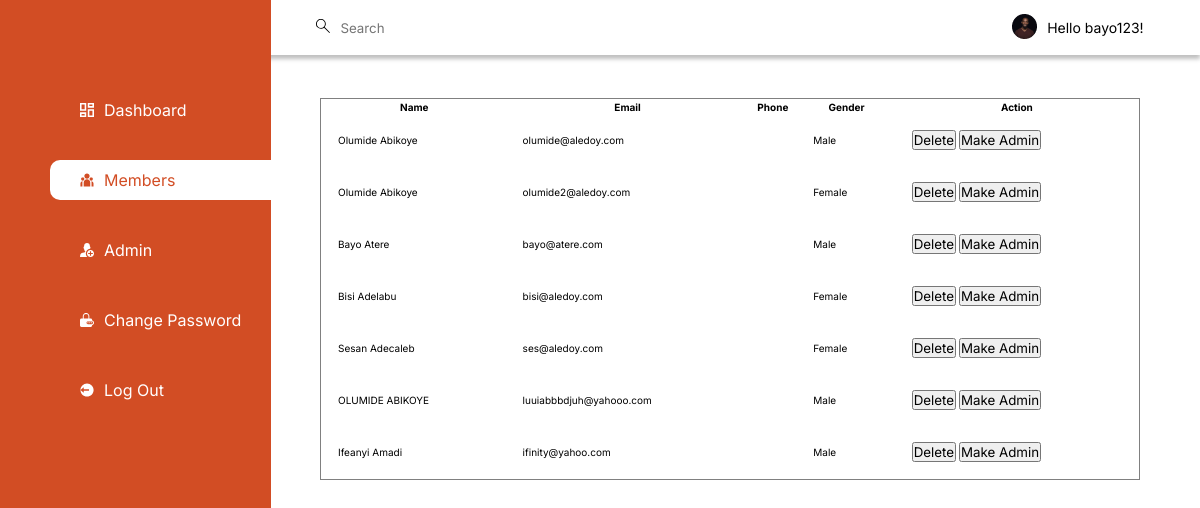
The app's page /members.php (signed in) with its own data.
### tables this page shows
CREATE TABLE `registration` (
  `id` int(10) NOT NULL,
  `firstname` varchar(80) NOT NULL,
  `lastname` varchar(80) NOT NULL,
  `email` varchar(80) NOT NULL,
  `username` varchar(40) DEFAULT NULL,
  `password` varchar(80) NOT NULL,
  `gender` varchar(6) NOT NULL,
  `usertype` varchar(10) DEFAULT 'user'
);

### fns.php (called while the page is built, shortened)
<?php
function get_userid($email)
{
    global $conn;
    $query = "select * from registration where email = '$email'";
    $result = mysqli_query($conn,$query);
    $row = mysqli_fetch_array($result);
    return $row['username'];
}
?>

### members.php (the view, shortened to what this page needs)
<?php
include('connect.php');
require_once('fns.php');
?>
<!DOCTYPE html>
<html lang="en">
  <head>
    <link rel="stylesheet" href="css/style.css" />
  </head>
  <body class="">
    <div class="content">
      <nav class="sidebar__nav">
        <ul class="sidebar__nav-list">
          <li class="sidebar__nav-item">
            <a href="dashboard.php" class="sidebar__nav-link">
              <svg class="icon icon-xsmall">
                <use xlink:href="img/sprite.svg#icon-dashbord_icon"></use>
              </svg>
              <span>Dashboard</span>
            </a>
          </li>
          <li class="sidebar__nav-item active">
            <a href="#" class="sidebar__nav-link">
              <svg class="icon icon-xsmall">
                <use xlink:href="img/sprite.svg#icon-member_icon"></use>
              </svg>
              <span>Members</span>
            </a>
          </li>
          <li class="sidebar__nav-item">
            <a href="admin.php" class="sidebar__nav-link">
              <svg class="icon icon-xsmall">
                <use xlink:href="img/sprite.svg#icon-admin_icon"></use>
              </svg>
              <span>Admin</span>
            </a>
          </li>
          <li class="sidebar__nav-item">
            <a href="change-password.php" class="sidebar__nav-link">
              <svg class="icon icon-xsmall">
                <use xlink:href="img/sprite.svg#icon-lock_icon"></use>
              </svg>
              <span>Change Password</span>
            </a>
          </li>
          <li class="sidebar__nav-item">
            <a href="logout.php" class="sidebar__nav-link">
              <svg class="icon icon-xsmall">
                <use xlink:href="img/sprite.svg#icon-logout_icon"></use>
              </svg>
              <span>Log Out</span>
            </a>
          </li>
        </ul>
      </nav>
      <main class="content__main">
        <header class="header">
          <form action="#" class="header__form">
            <button type="submit" class="header__form-search">
              <svg class="icon icon-xsmall">
                <use xlink:href="img/sprite.svg#icon-search_icon"></use>
              </svg>
            </button>
            <input class="header__form-input" type="text" placeholder="Search">
          </form>
          <div class="profile">
            <div class="profile__box"><img src="img/profile.png" alt="Profile Photo"></div>
            <span>Hello <?php echo get_userid($_SESSION['valid_user']); ?>!</span>
          </div>
        </header>
        <div class="content__body">
          <div class="content__container">
            <table style="border-width:1px; border-style:solid;">
              <thead>
                  <tr>
                      <th>Name</th>
                      <th>Email</th>
                      <th>Phone</th>
                      <th>Gender</th>
                      <th>Action</th>
                  </tr>
              </thead>
              <tbody>
<?php
$query = "select * from registration";
$result = mysqli_query($conn,$query);
$num_record = mysqli_num_rows($result);
for($i=0; $i<$num_record; $i++)
{
$row = mysqli_fetch_array($result);
?>
                <tr>
                    <td><?php echo $row['firstname'].' '.$row['lastname']; ?> </td>
                    <td><?php echo $row['email']; ?></td>
                    <td><?php echo $row['phone']; ?></td>
                    <td><?php echo $row['gender']; ?>
                      </td>
                      <td>
                      <button>Delete</button>
                      <button>Make Admin</button>
                      </td>
                </tr>
               <?php } ?>
              </tbody>
          </table>
        </div>
    </div>
  </body>
</html>

### css/style.css (style rules this page uses)
:root { --primary-color: #d24d24;--primary-color-light: #fff;--secondary-color: #000;--tertiary-color: #eff8ff;--text-color-1: #655d5d;--text-color-2: #615c5c;--text-color-3: #f8e9df;--text-color-4: rgba(37, 44, 50, 1);--light-pink: #ffe4e4;--transition: 0.25s ease-in-out;--radius: 1rem;--shadow: 0px 4px 4px 0px rgba(0, 0, 0, 0.25) }
*,*:before,*:after { padding:0;margin:0;box-sizing:inherit;font-family:inherit }
html { font-size:62.5%;scroll-behavior:smooth }
body { font-family:"Inter", sans-serif;box-sizing:border-box }
.icon { display:inline-block;width:1em;height:1em;stroke-width:0;stroke:currentColor;fill:currentColor }
.icon-xsmall { width:1.4rem;height:1.4rem }
.header { background-color:var(--primary-color-light);flex-basis:5.5rem;box-shadow:var(--shadow);display:flex;align-items:center;justify-content:space-between;padding-inline:6% }
.header__form { display:flex;align-items:center }
.header__form-search { background:transparent;border:none;margin-right:1rem }
.header__form-input { border:none;outline:none }
.sidebar__nav { background-color:var(--primary-color);flex-basis:27.8rem;height:120vh }
@media screen and (min-width: 56.25em) { .sidebar__nav { position:fixed } }
.sidebar__nav-list { margin-top:9rem;margin-left:5rem;list-style:none;display:flex;flex-direction:column;gap:3rem }
.sidebar__nav-item { color:var(--primary-color-light);border-radius:1rem 0 0 1rem }
.sidebar__nav-item:hover,.sidebar__nav-item.active { background-color:var(--primary-color-light);color:var(--primary-color) }
.sidebar__nav-link { padding:1rem 3rem;font-size:1.6rem;display:flex;align-items:center;gap:1rem;text-decoration:none;color:inherit }
.sidebar__nav-link span { white-space:nowrap }
.content { display:flex }
.content__main { flex-grow:1;display:flex;flex-direction:column }
@media screen and (min-width: 56.25em) { .content__main { margin-left:26rem } }
.content__container { margin-block:4.3rem;margin-inline:5vw;height:100%;display:flex;flex-direction:column;gap:3.7rem }
.profile { display:flex;align-items:center;gap:1rem;font-size:1.4rem }
table td { padding: 15px; }

### records on screen
registration: username "bayo123", firstname "Olumide", lastname "Abikoye", email "olumide2@aledoy.com", gender "Female"
registration: firstname "Olumide", lastname "Abikoye", email "olumide@aledoy.com", gender "Male"
registration: firstname "Bayo", lastname "Atere", email "bayo@atere.com", gender "Male"
registration: firstname "Bisi", lastname "Adelabu", email "bisi@aledoy.com", gender "Female"
registration: firstname "Sesan", lastname "Adecaleb", email "ses@aledoy.com", gender "Female"
registration: firstname "OLUMIDE", lastname "ABIKOYE", email "luuiabbbdjuh@yahooo.com", gender "Male"
registration: firstname "Ifeanyi", lastname "Amadi", email "ifinity@yahoo.com", gender "Male"
